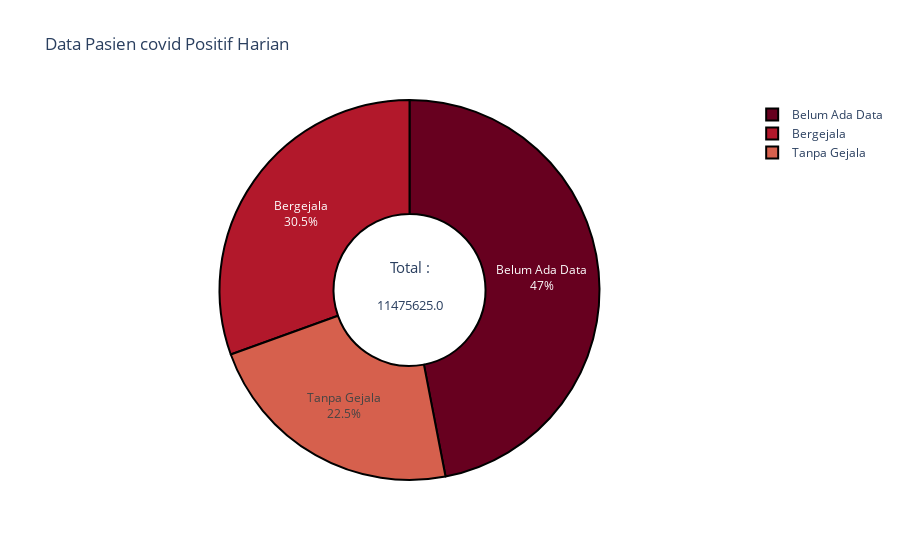

The code cell stored with this chart in its notebook:
### Code cell
fig = px.pie(names=['Tanpa Gejala','Bergejala','Belum Ada Data'],values=df_DU_Jakarta[['Tanpa Gejala','Bergejala','Belum Ada Data']].sum().values,title='Data Pasien covid Positif Harian', color_discrete_sequence=px.colors.sequential.RdBu,hole=.4)
fig.update_traces(textposition='inside', textinfo='percent+label', marker=dict(line=dict(color='#000000', width=2)))
fig.update_layout(
    # Add annotations in the center of the donut pies.
    annotations=[dict(text='Total :', x=0.5, y=0.56, font_size=15, showarrow=False),
                 dict(text='11475625.0', x=0.5, y=0.46, font_size=13, showarrow=False)])
fig.show()

### Figure 1 — Plotly figure (JSON) as saved in the notebook; plotly's stock layout.template omitted (floating-point values rounded to 4 significant figures)
{"data": [{"domain": {"x": [0, 1], "y": [0, 1]}, "hole": 0.4, "hovertemplate": "label=%{label}<br>value=%{value}<extra></extra>", "labels": ["Tanpa Gejala", "Bergejala", "Belum Ada Data"], "legendgroup": "", "marker": {"line": {"color": "#000000", "width": 2}}, "name": "", "showlegend": true, "textinfo": "percent+label", "textposition": "inside", "type": "pie", "values": [2584819, 3501548, 5389258]}], "layout": {"annotations": [{"font": {"size": 15}, "showarrow": false, "text": "Total :", "x": 0.5, "y": 0.56}, {"font": {"size": 13}, "showarrow": false, "text": "11475625.0", "x": 0.5, "y": 0.46}], "legend": {"tracegroupgap": 0}, "piecolorway": ["rgb(103,0,31)", "rgb(178,24,43)", "rgb(214,96,77)", "rgb(244,165,130)", "rgb(253,219,199)", "rgb(247,247,247)", "rgb(209,229,240)", "rgb(146,197,222)", "rgb(67,147,195)", "rgb(33,102,172)", "rgb(5,48,97)"], "title": {"text": "Data Pasien covid Positif Harian"}}}
